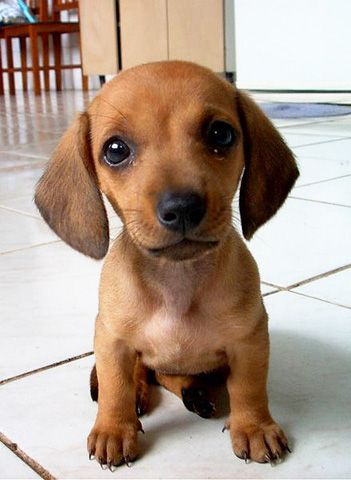
#> input picture course/tests/dog.jpg, 351 x 480 px, found by its file name
$ python rotateImage.py   (Python 2 division)
#> lines starting #> are read from the running program, lines starting #| are printed output that depends on the picture; long printed decimals are rounded
import cv2

source = cv2.imread('tests/dog.jpg', 1)
#> source is the input picture: shape (480, 351, 3); mean B, G, R 140.2, 154.5, 174.2

dim = source.shape
#> dim = (480, 351, 3)

rotationAngle = -30
scaleFactor = 1

rotationMatriz = cv2.getRotationMatrix2D((dim[0]/2, dim[1]/2), rotationAngle, scaleFactor)

print rotationMatriz
#| [[  0.866   -0.5        119.654]
#|  [  0.5          0.866  -96.554]]

result = cv2.warpAffine(source, rotationMatriz, (dim[1], dim[0]))
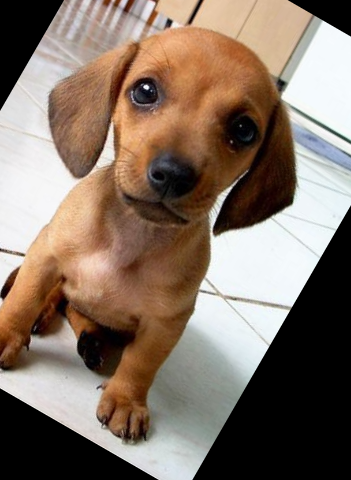
#> result: shape (480, 351, 3); mean B, G, R 102.6, 115.8, 133.1

cv2.imshow("Original", source)
cv2.imshow("Rotated Image", result)

cv2.waitKey(0)
